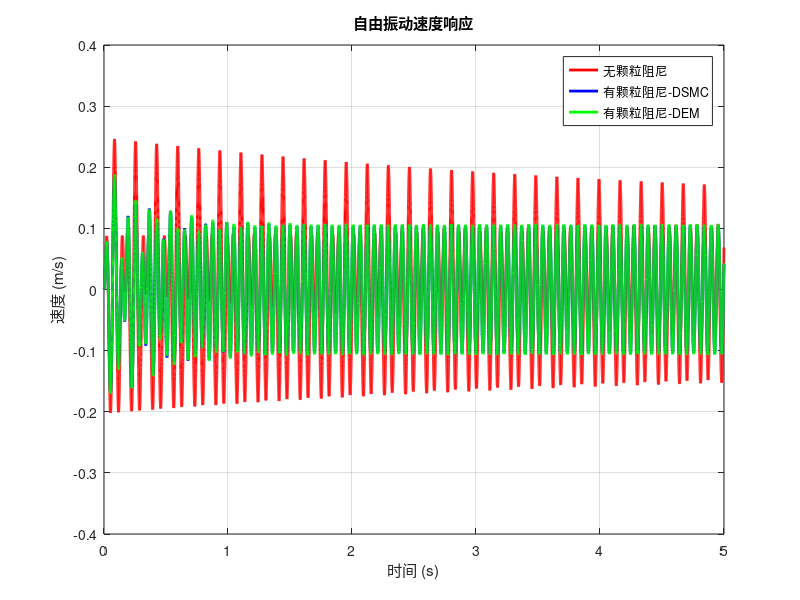
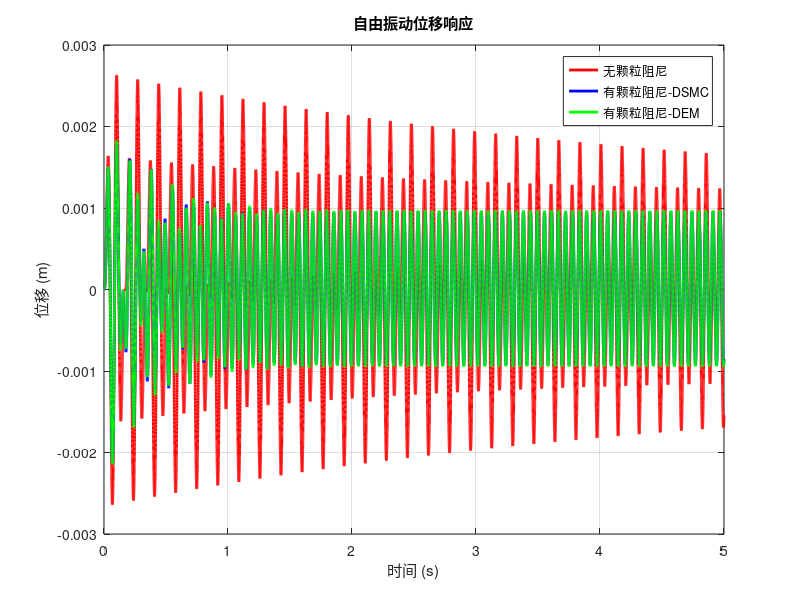

The MATLAB script that drew these images, in order:
%% DEM 模拟粒子阻尼
clear; clc;

% 系统参数
M = 0.293; % 结构质量 (kg)
K = 1602.7; % 刚度 (N/m)
C = 0.116; % 内部阻尼 (Ns/m)
D = 0.058; % 圆柱直径 (m)
H = 0.058; % 圆柱高度 (m)
d = 0.006; % 粒子直径 (m)
n = 200; % 粒子数量
m_p = 1.35e-4; % 单粒子质量(kg)
k_n = 360e3; % 法向刚度 (N/m)
k_s = 330e3; % 切向刚度 (N/m)
c_n = 0.01; % 法向阻尼 (Ns/m)
c_s = 0.015; % 切向阻尼 (Ns/m)
mu = 0.55; % 摩擦系数

dt = 1e-4; % 时间步长 (s)
T = 5; % 总模拟时间 (s)
steps = T / dt; % 时间步数

f = 2000;
A = 5;
omega = 2 * pi * f;
phase = pi/2;

C_DSMC = 15; % 阻尼比倒数 
C_DEM = 15.1; % 阻尼比倒数

a = 1.4 * 0.001; % 
pinlv = 17.66; %
w = 2 * pi * pinlv;

% 初始条件
x0 = 0; % 初始位移 (m)
v0 = 0; % 初始速度 (m/s)

% 时间向量
t = (0:dt:T); % 时间数组

% 无粒子情况下的模拟
x_no_particles = zeros(size(t)); % 位置初始化
v_no_particles = zeros(size(t)); % 速度初始化
a_no_particles = zeros(size(t)); % 加速度初始化
x_no_particles(1) = x0;

for i = 2:length(t)
    % 计算正弦荷载力
    % F_t = A * sin(omega * t(i));
    F_t = a * K * sin(w * t(i));
    % 计算加速度
    a_no_particles(i) = -(K / M) * x_no_particles(i-1) - (C / M) * v_no_particles(i-1) + F_t / M;
    % 更新速度
    v_no_particles(i) = v_no_particles(i-1) + a_no_particles(i) * dt;
    % 更新位移
    x_no_particles(i) = x_no_particles(i-1) + v_no_particles(i) * dt;
end

% 有粒子情况下的DSMC模拟
x_particles_DSMC = zeros(size(t)); % 位置初始化
v_particles_DSMC = zeros(size(t)); % 速度初始化
a_particles_DSMC = zeros(size(t)); % 加速度初始化
x_particles_DSMC(1) = x0;
perturbation_force = zeros(size(t)); % 扰动力初始化
perturbation_interval = 250; % 每隔 100 个时间步施加一次扰动


for i = 2:length(t)
    % 计算正弦荷载力
    % F_t = A * sin(omega * t(i));
    F_t = a * K * sin(w * t(i));
    % 计算结构的加速度
    a_particles_DSMC(i) = -(K / (M + n * m_p)) * x_particles_DSMC(i-1) - (C * C_DSMC / (M + n * m_p)) * v_particles_DSMC(i-1) + F_t / (M + n * m_p);
    
    % 结构的加速度、速度、位移更新（与粒子对结构的总作用力同步进行）
        % 加入非线性扰动
        % 判断是否满足扰动条件（每隔 100 个时间步）
    if mod(i, perturbation_interval) == 0
        % 每隔 100 个时间步加入一次扰动力
        perturbation_force(i) = A * sin(omega * i * dt + phase); % 周期扰动力
    else
        % 其余时间扰动力为 0
        perturbation_force(i) = 0;
    end
  
    a_particles_DSMC(i) = a_particles_DSMC(i) * 0.99 + perturbation_force(i) / (M + n * m_p); % 更新结构加速度
    v_particles_DSMC(i) = v_particles_DSMC(i-1) + a_particles_DSMC(i) * dt; % 更新结构速度
    x_particles_DSMC(i) = x_particles_DSMC(i-1) + v_particles_DSMC(i) * dt; % 更新结构位移

end


% 有粒子情况下的DEM模拟
x_particles_DEM = zeros(size(t)); % 位置初始化
v_particles_DEM = zeros(size(t)); % 速度初始化
a_particles_DEM = zeros(size(t)); % 加速度初始化
x_particles_DEM(1) = x0;

% % 初始化粒子位置和速度
% particle_pos = rand(n, 1) * H; % 随机初始位置
% particle_vel = zeros(n, 1); % 粒子初始速度
% particle_forces = zeros(n, 1); % 粒子初始力
% total_force = zeros(size(t)); % 初始化粒子对结构的总作用力
% 
% factor_damper = ones(size(t)); 
% 初始化扰动相关变量
perturbation_force = zeros(size(t)); % 扰动力初始化
perturbation_interval = 250; % 每隔 100 个时间步施加一次扰动

for i = 2:length(t)
    % 计算正弦荷载力
    % F_t = A * sin(omega * t(i));
    F_t = a * K * sin(w * t(i));
    % 计算结构的加速度
    a_particles_DEM(i) = -(K / (M + n * m_p)) * x_particles_DEM(i-1) - (C * C_DEM / (M + n * m_p)) * v_particles_DEM(i-1) + F_t / (M + n * m_p);
    
    % 结构的加速度、速度、位移更新（与粒子对结构的总作用力同步进行）
    % 加入非线性扰动
        % 判断是否满足扰动条件（每隔 100 个时间步）
    if mod(i, perturbation_interval) == 0
        % 每隔 100 个时间步加入一次扰动力
        perturbation_force(i) = A * sin(omega * i * dt + phase); % 周期扰动力
    else
        % 其余时间扰动力为 0
        perturbation_force(i) = 0;
    end
  
    a_particles_DEM(i) = a_particles_DEM(i) * 1 + perturbation_force(i) / (M + n * m_p); % 更新结构加速度
    v_particles_DEM(i) = v_particles_DEM(i-1) + a_particles_DEM(i) * dt; % 更新结构速度
    x_particles_DEM(i) = x_particles_DEM(i-1) + v_particles_DEM(i) * dt; % 更新结构位移

end


% 速度绘图结果
figure;
plot(t, v_no_particles, 'r-', 'DisplayName', '无颗粒阻尼', 'LineWidth', 2);
hold on;
plot(t, v_particles_DSMC, 'b-', 'DisplayName', '有颗粒阻尼-DSMC', 'LineWidth', 2);
hold on;
plot(t, v_particles_DEM, 'g-', 'DisplayName', '有颗粒阻尼-DEM', 'LineWidth', 2);
hold off;
xlabel('时间 (s)');
ylabel('速度 (m/s)');
title('自由振动速度响应');
legend;
grid on;

% 位移绘图结果
figure;
plot(t, x_no_particles, 'r-', 'DisplayName', '无颗粒阻尼', 'LineWidth', 2);
hold on;
plot(t, x_particles_DSMC, 'b-', 'DisplayName', '有颗粒阻尼-DSMC', 'LineWidth', 2);
hold on;
plot(t, x_particles_DEM, 'g-', 'DisplayName', '有颗粒阻尼-DEM', 'LineWidth', 2);
hold off;
xlabel('时间 (s)');
ylabel('位移 (m)');
title('自由振动位移响应');
legend;
grid on;